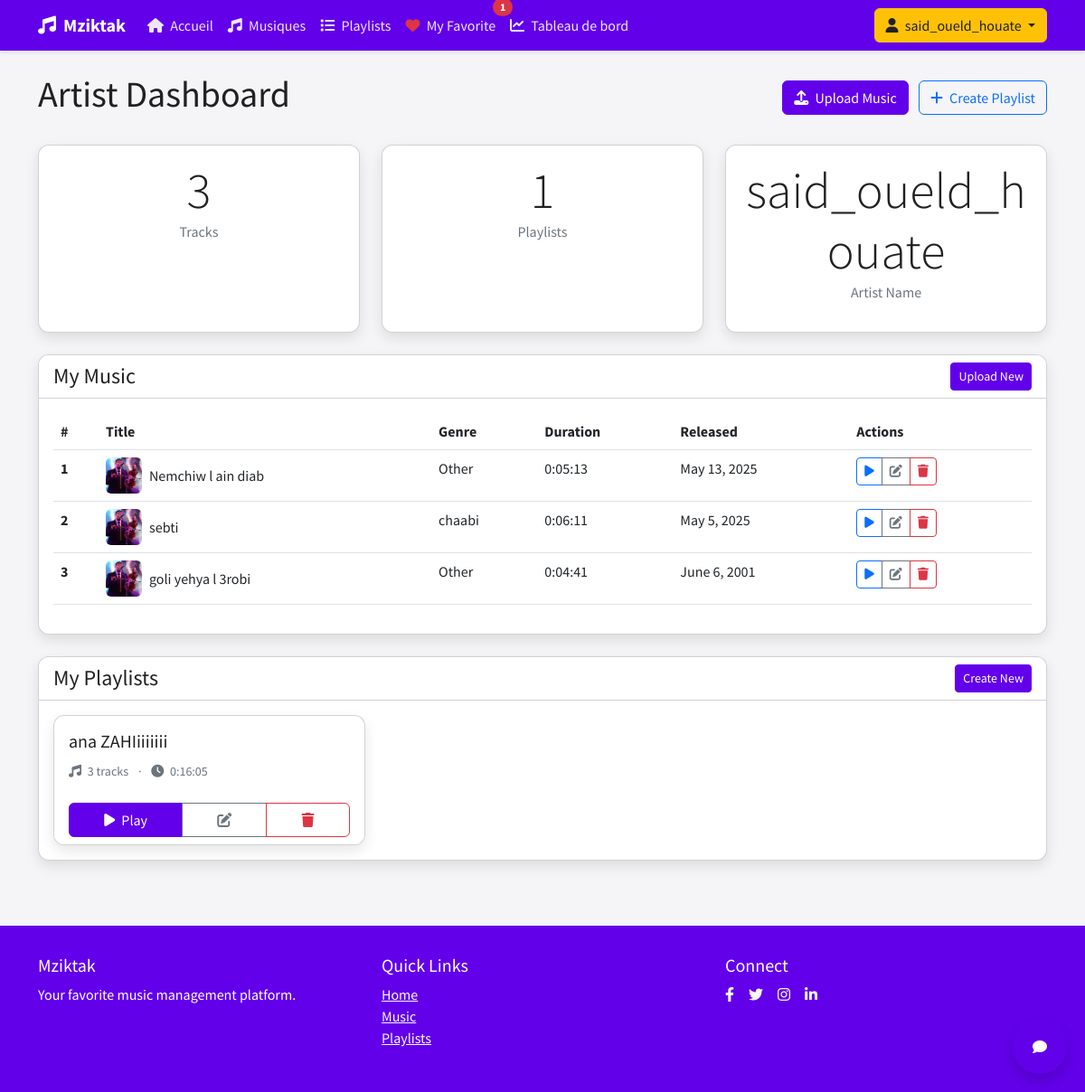
Page /users/dashboard/ (signed in) on the committed database.
### users/models.py (models this page shows, shortened)
class CustomUser(AbstractUser):
    REGULAR_USER = 'regular'
    ARTIST = 'artist'
    ADMIN = 'admin'
    USER_TYPE_CHOICES = [
        (REGULAR_USER, 'Regular User'),
        (ARTIST, 'Artist'),
        (ADMIN, 'Administrator'),
    ]
    user_type = models.CharField(
        max_length=10,
        choices=USER_TYPE_CHOICES,
        default=REGULAR_USER
    )
    profile_image = models.ImageField(
        upload_to='profile_images/',
        default='profile_images/default.png'
    )
    def is_artist(self):
        return self.user_type == self.ARTIST

class Artist(models.Model):
    user = models.OneToOneField(
        settings.AUTH_USER_MODEL,
        on_delete=models.CASCADE,
        related_name='artist_profile'
    )
    full_name = models.CharField(max_length=100)
    profile_image = models.ImageField(upload_to='artist_images/', null=True, blank=True)

### music_app/models.py (models this page shows, shortened)
class Music(models.Model):
    GENRE_CHOICES = [
        ('pop', 'Pop'),
        ('rock', 'Rock'),
        ('jazz', 'Jazz'),
        ('classical', 'Classical'),
        ('hip_hop', 'Hip Hop'),
        ('electronic', 'Electronic'),
        ('country', 'Country'),
        ('r_and_b', 'R&B'),
        ('indie', 'Indie'),
        ('chaabi','chaabi'),
        ('other', 'Other'),
    ]
    title = models.CharField(max_length=100)
    artist = models.ForeignKey('users.Artist', on_delete=models.CASCADE, related_name='music')
    genre = models.CharField(max_length=20, choices=GENRE_CHOICES, default='other')
    duration = models.DurationField(null=True, blank=True)
    release_date = models.DateField()
    audio_file = models.FileField(upload_to='music/')
    cover_image = models.ImageField(upload_to='covers/', default='covers/default.jpg')
    created_at = models.DateTimeField(auto_now_add=True)
    class Meta:
        verbose_name_plural = 'Music'
        ordering = ['-release_date']

class Playlist(models.Model):
    name = models.CharField(max_length=100)
    creator = models.ForeignKey(settings.AUTH_USER_MODEL, on_delete=models.CASCADE)
    music = models.ManyToManyField(Music, related_name='playlists')
    total_duration = models.DurationField(null=True, blank=True)
    created_at = models.DateTimeField(auto_now_add=True)
    class Meta:
        ordering = ['-created_at']

### users/views.py (the view, shortened to what this page needs)
# urls.py: path('dashboard/', views.dashboard, name='dashboard'),
@login_required
def dashboard(request):
    user = request.user
    context = {'user': user}
    if user.is_artist():
        music_list = Music.objects.filter(artist__user=user)
        playlists = Playlist.objects.filter(creator=user)
        context.update({
            'music_list': music_list,
            'playlists': playlists
        })
        return render(request, 'users/artist_dashboard.html', context)

### music_app/context_processors.py (called while the page is built)
def favorite_count(request):
    if request.user.is_authenticated:
        count = UserMusicPreference.objects.filter(
            user=request.user,
            favorite=True
        ).count()
        return {'favorite_count': count}
    return {'favorite_count': 0}

### templates/users/artist_dashboard.html (shortened to what this page needs)
{% extends 'base.html' %}
{% block content %}
<div class="container">
    <div class="d-flex justify-content-between align-items-center mb-4">
        <h1>Artist Dashboard</h1>
        <div>
            <a href="{% url 'upload_music' %}" class="btn btn-primary me-2">
                <i class="fas fa-upload me-1"></i> Upload Music
            </a>
            <a href="{% url 'create_playlist' %}" class="btn btn-outline-primary">
                <i class="fas fa-plus me-1"></i> Create Playlist
            </a>
        </div>
    </div>
    <div class="row row-cols-1 row-cols-md-3 mb-4 g-4">
        <div class="col">
            <div class="card text-center h-100">
                <div class="card-body">
                    <h1 class="display-4 mb-0">{{ music_list.count }}</h1>
                    <p class="text-muted">Tracks</p>
                </div>
            </div>
        </div>
        <div class="col">
            <div class="card text-center h-100">
                <div class="card-body">
                    <h1 class="display-4 mb-0">{{ playlists.count }}</h1>
                    <p class="text-muted">Playlists</p>
                </div>
            </div>
        </div>
        <div class="col">
            <div class="card text-center h-100">
                <div class="card-body">
                    <h1 class="display-4 mb-0">{{ user.artist_profile.full_name|default:user.username }}</h1>
                    <p class="text-muted">Artist Name</p>
                </div>
            </div>
        </div>
    </div>
    <div class="card mb-4">
        <div class="card-header d-flex justify-content-between align-items-center bg-white">
            <h4 class="mb-0">My Music</h4>
            <a href="{% url 'upload_music' %}" class="btn btn-sm btn-primary">Upload New</a>
        </div>
        <div class="card-body">
            {% if music_list %}
            <div class="table-responsive">
                <table class="table table-hover">
                    <thead>
                        <tr>
                            <th scope="col" style="width: 50px;">#</th>
                            <th scope="col">Title</th>
                            <th scope="col">Genre</th>
                            <th scope="col">Duration</th>
                            <th scope="col">Released</th>
                            <th scope="col">Actions</th>
                        </tr>
                    </thead>
                    <tbody>
                        {% for music in music_list %}
                        <tr>
                            <th scope="row">{{ forloop.counter }}</th>
                            <td>
                                <div class="d-flex align-items-center">
                                    <img src="{{ music.cover_image.url }}" alt="{{ music.title }}" class="me-2 rounded" style="width: 40px; height: 40px; object-fit: cover;">
                                    <span>{{ music.title }}</span>
                                </div>
                            </td>
                            <td>{{ music.get_genre_display }}</td>
                            <td>{{ music.duration }}</td>
                            <td>{{ music.release_date }}</td>
                            <td>
                                <div class="btn-group btn-group-sm">
                                    <a href="{% url 'music_detail' music.id %}" class="btn btn-outline-primary">
                                        <i class="fas fa-play"></i>
                                    </a>
                                    <a href="{% url 'edit_music' music.id %}" class="btn btn-outline-secondary">
                                        <i class="fas fa-edit"></i>
                                    </a>
                                    <a href="{% url 'delete_music' music.id %}" class="btn btn-outline-danger">
                                        <i class="fas fa-trash"></i>
                                    </a>
                                </div>
                            </td>
                        </tr>
                        {% endfor %}
                    </tbody>
                </table>
            </div>
            {% else %}
            <div class="alert alert-info">
                You haven't uploaded any music yet. <a href="{% url 'upload_music' %}">Upload your first track!</a>
            </div>
            {% endif %}
        </div>
    </div>
    <div class="card">
        <div class="card-header d-flex justify-content-between align-items-center bg-white">
            <h4 class="mb-0">My Playlists</h4>
            <a href="{% url 'create_playlist' %}" class="btn btn-sm btn-primary">Create New</a>
        </div>
        <div class="card-body">
            {% if playlists %}
            <div class="row row-cols-1 row-cols-md-2 row-cols-lg-3 g-4">
                {% for playlist in playlists %}
                <div class="col">
                    <div class="card h-100">
                        <div class="card-body">
                            <h5 class="card-title">{{ playlist.name }}</h5>
                            <p class="card-text">
                                <small class="text-muted">
                                    <i class="fas fa-music me-1"></i> {{ playlist.music.count }} tracks
                                    <span class="mx-2">·</span>
                                    <i class="fas fa-clock me-1"></i> {{ playlist.total_duration }}
                                </small>
                            </p>
                        </div>
                        <div class="card-footer bg-white border-0">
                            <div class="btn-group w-100">
                                <a href="{% url 'playlist_detail' playlist.id %}" class="btn btn-primary">
                                    <i class="fas fa-play me-1"></i> Play
                                </a>
                                <a href="{% url 'edit_playlist' playlist.id %}" class="btn btn-outline-secondary">
                                    <i class="fas fa-edit"></i>
                                </a>
                                <a href="{% url 'delete_playlist' playlist.id %}" class="btn btn-outline-danger">
                                    <i class="fas fa-trash"></i>
                                </a>
                            </div>
                        </div>
                    </div>
                </div>
                {% endfor %}
            </div>
            {% else %}
            <div class="alert alert-info">
                You haven't created any playlists yet. <a href="{% url 'create_playlist' %}">Create your first playlist!</a>
            </div>
            {% endif %}
        </div>
    </div>
</div>
{% endblock %}

### templates/includes/navigation.html (shortened to what this page needs)
<nav class="navbar navbar-expand-lg navbar-dark">
    <div class="container">
        <a class="navbar-brand" href="{% url 'home' %}">
            <i class="fas fa-music me-2"></i>Mziktak
        </a>
        <div class="collapse navbar-collapse" id="navbarNav">
            <ul class="navbar-nav me-auto">
                <li class="nav-item">
                    <a class="nav-link" href="{% url 'home' %}">
                        <i class="fas fa-home me-1"></i> Accueil
                    </a>
                </li>
                <li class="nav-item">
                    <a class="nav-link" href="{% url 'music_list' %}">
                        <i class="fas fa-music me-1"></i> Musiques
                    </a>
                </li>
                <li class="nav-item">
                    <a class="nav-link" href="{% url 'playlist_list' %}">
                        <i class="fas fa-list me-1"></i> Playlists
                    </a>
                </li>
                <li class="nav-item">
                    <a class="nav-link position-relative" href="{% if user.is_authenticated %}{% url 'favorite_list' %}{% else %}{% url 'login' %}?next={% url 'favorite_list' %}{% endif %}">
                        <i class="fas fa-heart me-1 {% if user.is_authenticated %}text-danger{% endif %}"></i> My Favorite
                        {% if user.is_authenticated %}
                        <span class="position-absolute top-0 start-100 translate-middle badge rounded-pill bg-danger">
                            {{ favorite_count }}
                        </span>
                        {% endif %}
                    </a>
                </li>
                {% if user.is_authenticated %}
                <li class="nav-item">
                    <a class="nav-link" href="{% url 'dashboard' %}">
                        <i class="fas fa-chart-line me-1"></i> Tableau de bord
                    </a>
                </li>
                {% endif %}
            </ul>
            <div class="d-flex">
                {% if user.is_authenticated %}
                    <div class="dropdown">
                        <button class="btn btn-accent dropdown-toggle" type="button" id="userDropdown" data-bs-toggle="dropdown" aria-expanded="false">
                            <i class="fas fa-user me-1"></i> {{ user.username }}
                        </button>
                    </div>
                {% endif %}
            </div>
        </div>
    </div>
</nav>

### templates/base.html (style rules this page uses)
:root { --primary: #6200EA; --primary-light: #9d46ff; --primary-dark: #0a00b6; --accent: #FFC107; --text-on-primary: #ffffff; --text-primary: #212121; --text-secondary: #757575; --success: #4CAF50; --warning: #FF9800; --error: #F44336; --background: #f5f5f7; }
body { font-family: 'Source Sans Pro', sans-serif; background-color: var(--background); color: var(--text-primary); min-height: 100vh; display: flex; flex-direction: column; }
.navbar { background-color: var(--primary); box-shadow: 0 2px 4px rgba(0,0,0,0.1); }
.navbar-brand { font-weight: 700; color: var(--text-on-primary) !important; }
.navbar-dark .navbar-nav .nav-link { color: rgba(255,255,255,0.9); transition: all 0.3s ease; }
.btn-primary { background-color: var(--primary); border-color: var(--primary); }
.btn-accent { background-color: var(--accent); border-color: var(--accent); color: var(--text-primary); }
.card { border-radius: 12px; overflow: hidden; box-shadow: 0 6px 15px rgba(0,0,0,0.1); transition: transform 0.3s ease, box-shadow 0.3s ease; }
.slide-up { animation: slideUp 0.5s ease-out; }

### rows in the picture
CustomUser: username "said_oueld_houate", artist_profile.full_name "said_oueld_houate"
Music: cover_image (picture), title "Nemchiw l ain diab", genre "Other", duration "0:05:13", release_date "May 13, 2025"
Music: cover_image (picture), title "sebti", genre "chaabi", duration "0:06:11", release_date "May 5, 2025"
Music: cover_image (picture), title "goli yehya l 3robi", genre "Other", duration "0:04:41", release_date "June 6, 2001"
Playlist: name "ana ZAHIiiiiiii", music.count "3", total_duration "0:16:05"

### other values in the picture
{{ favorite_count }} "1"
{{ music_list.count }} "3"
{{ playlists.count }} "1"
